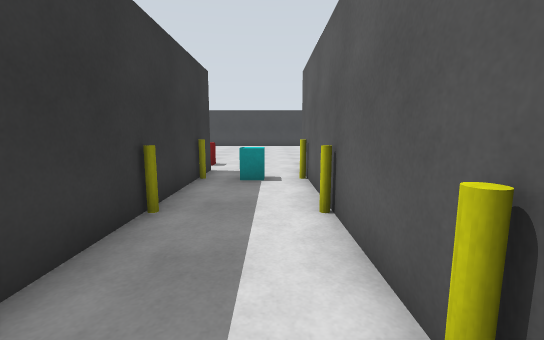
View 1 (above)

24 first-person views from a walk through a Gazebo world. The camera is 1.2 m above the floor, tilts 8° down and sees 90° across. The floor is counted in squares, 1 m on a side. Each view is taken from the middle of a square. On the plan, view 1 faces up. The plan holds only what a view shows up to about 12 squares ahead; the rest is blank. The robots in the file are not drawn.

View 2
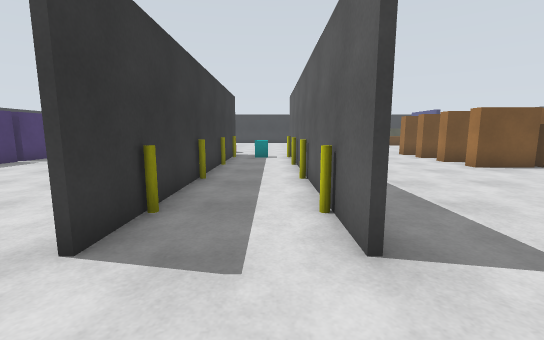

View 3
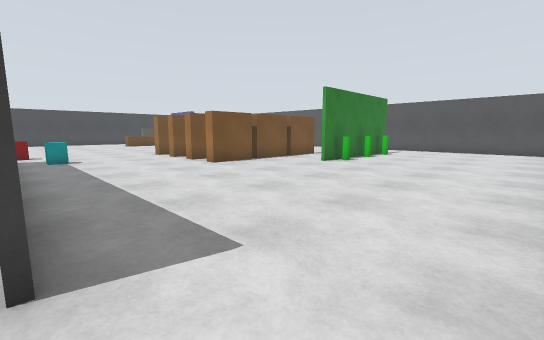

View 4
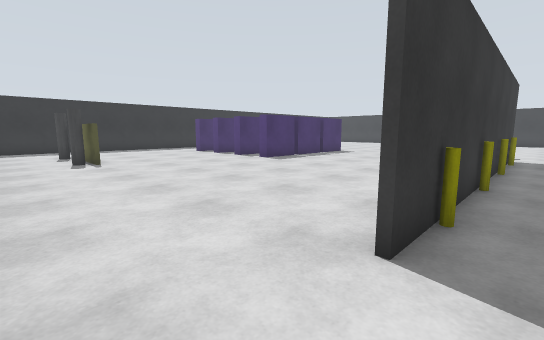

View 5
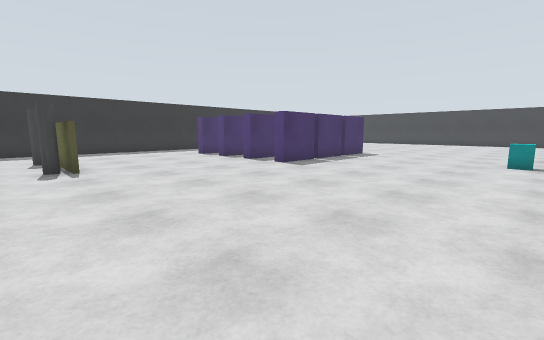

View 6
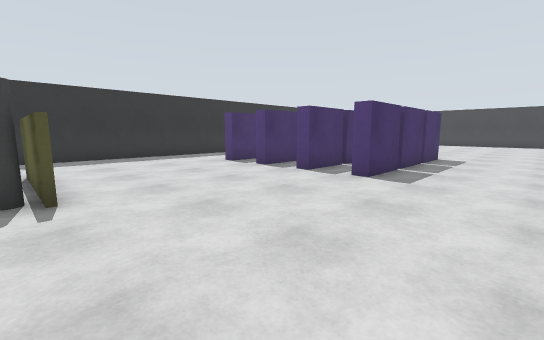

View 7
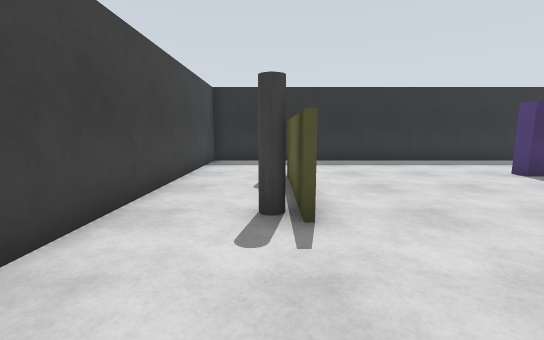

View 8
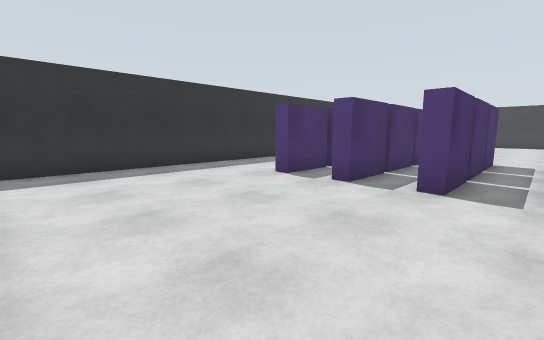

View 9
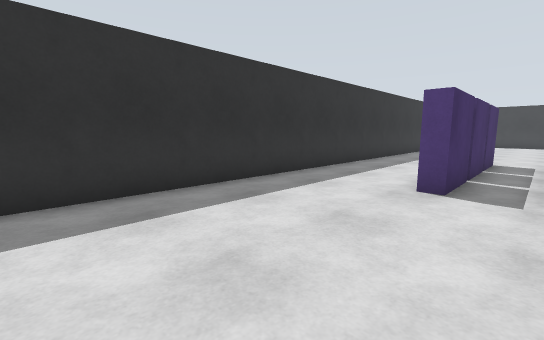

View 10
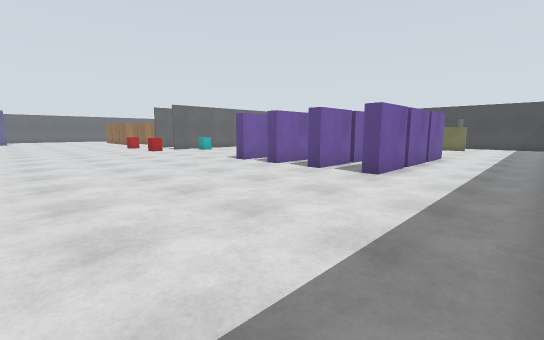

View 11
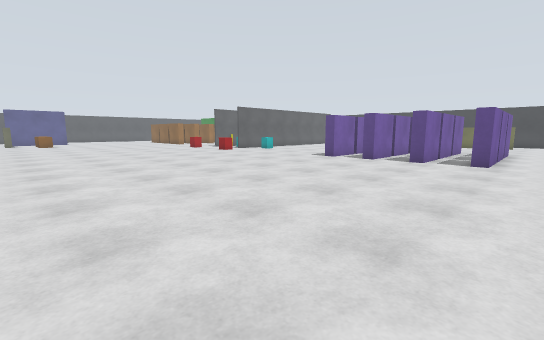

View 12
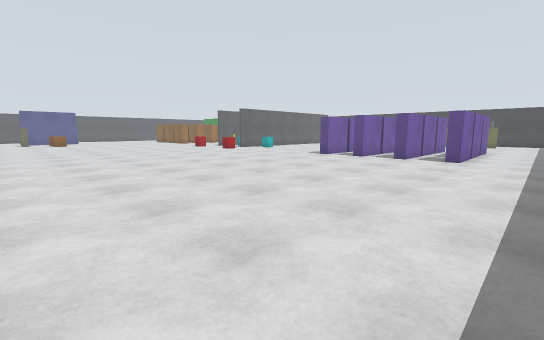

View 13
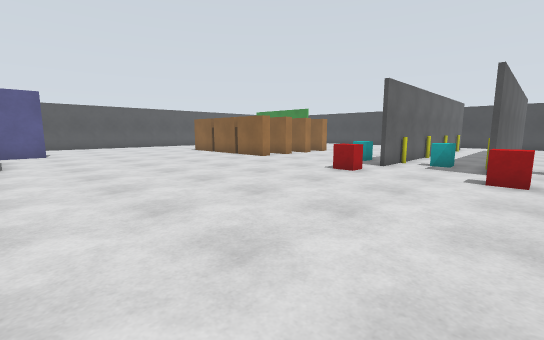

View 14
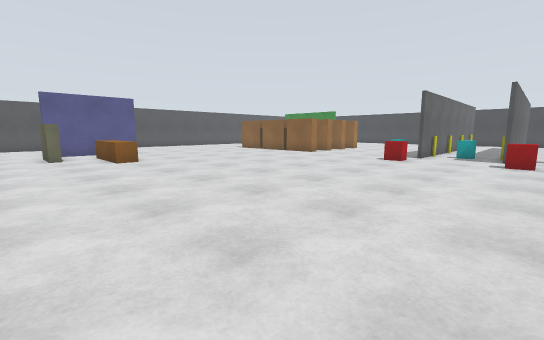

View 15
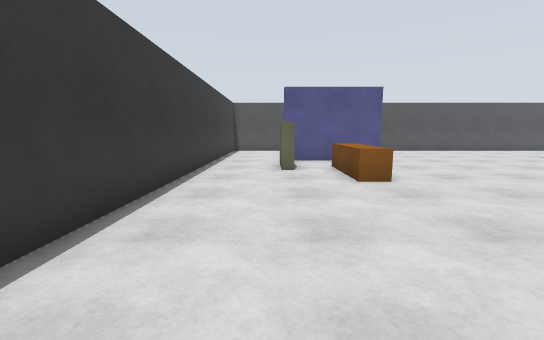

View 16
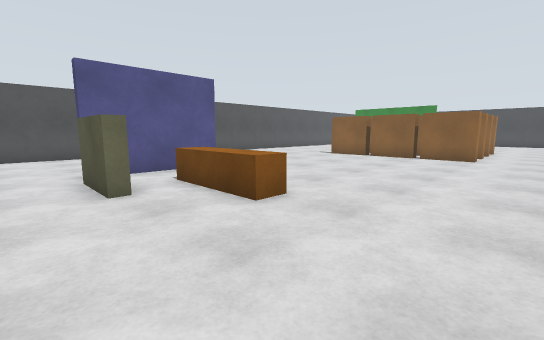

View 17
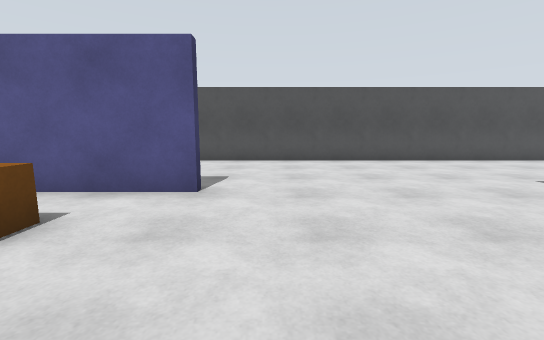

View 18
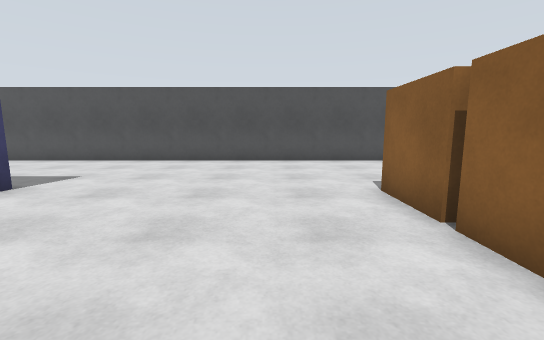

View 19
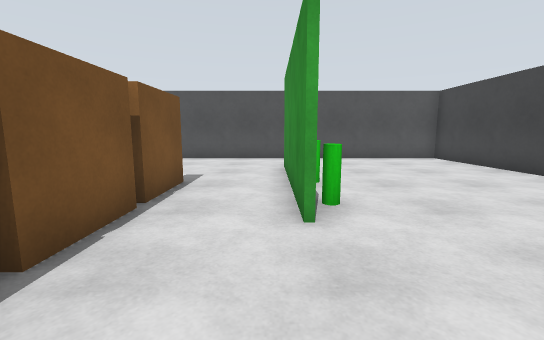

View 20
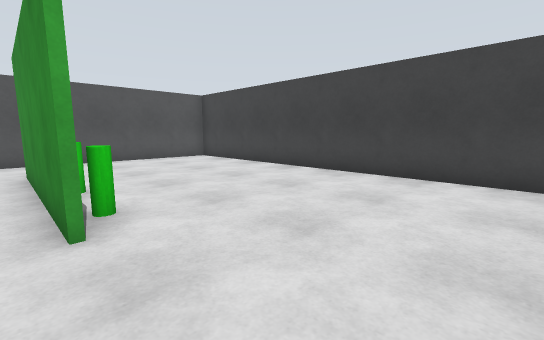

View 21
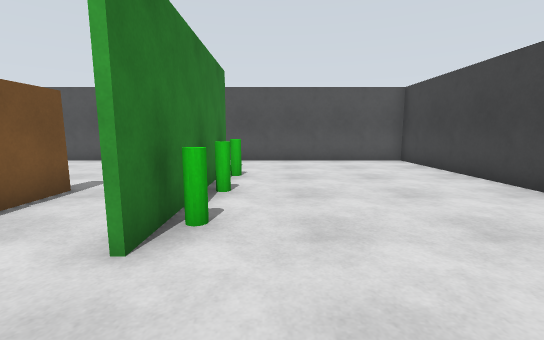

View 22
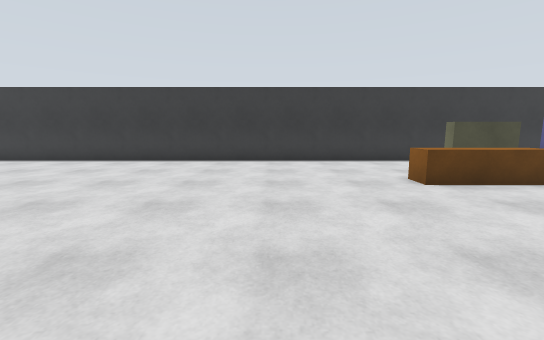

View 23
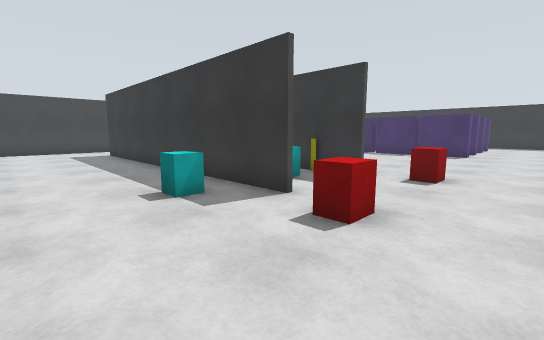

View 24
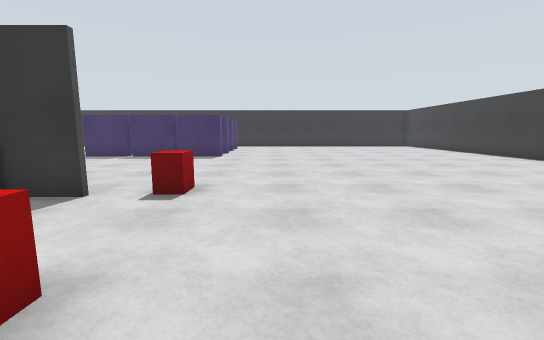

### Floor plan
Points are (right, up) in squares from view 1. A wall is a line through its corners. A room is listed if a view was taken in it or the views show most of it. See-through windows are left out.
Room 1 (view 1)
walls: (1.1, 1.5) (1.1, 0.5); (-1.9, 3.6) (-1.9, -1.6); (0.9, -1.5) (0.9, 3.5)
ways out: opening at (-0.5, -0.5) to room 2; opening at (-0.5, 2.5) to room 3
objects: yellow pole (-2, 1); yellow pole (1, 1)
Room 2 (views 2, 3, 4, 5, 6, 7, 8, 9, 10, 11, 12, 13, 14, 15, 16, 17, 18, 19, 20, 21, 22, 23, 24)
walls: (1.1, 8.6) (1.1, 4.4); (-1.9, 8.6) (-1.9, 6.6); (0.9, 6.5) (0.9, 8.5); (1.1, 3.5) (1.1, 1.5); (6.9, 8.2) (6.9, 8.7) (9, 8.7); (-2.1, 1.8) (-2.1, 8.5); (1.1, 0.5) (1.1, -1.2); (7.9, 4.8) (6.9, 4.8) (6.9, 5.4); (10, 8.7) (11.2, 8.7); (-10.2, 7.2) (-10.2, 5.2) (-10.6, 5.2); (9, 3.1) (6.9, 3.1) (6.9, 3.8); (-1.9, -1.6) (-1.9, -3.6); (-10.8, 9) (-10.8, 9.5) (-10.2, 9.5) (-10.2, 7.5); (-10.2, 5) (-10.2, 2.9) (-10.8, 2.9); (11.5, 8.7) (13.5, 8.7); (-12.2, 7.2) (-12.2, 5.1); (0.9, -3.5) (0.9, -1.5); (11.2, 3.1) (9.1, 3.1); (-12.2, 5) (-12.2, 2.9) (-12.8, 2.9); (-12.8, 7.5) (-12.8, 9.5) (-12.2, 9.5) (-12.2, 7.5); (-14.2, 8) (-14.2, 7.5); (-14.2, 7.2) (-14.2, 5.1); (13.5, 3.1) (11.5, 3.1); (-14.2, 5) (-14.2, 2.9) (-14.8, 2.9); (-14.8, 7.4) (-14.8, 9.5) (-14.2, 9.5); (-14.8, 6.4) (-14.8, 7.2); (13.8, 16.5) (13.3, 16.5) (13.3, 20.5); (-16.2, 7.2) (-16.2, 5.1); (-8.4, 23.4) (-9.2, 23.4); (-16.2, 5) (-16.2, 2.9) (-16.8, 2.9) (-16.8, 5); (6.9, -6.4) (19.4, -6.4) (19.4, 1.1); (-16.8, 7.4) (-16.8, 9.5) (-16.2, 9.5) (-16.2, 7.5); (-16.8, 5.1) (-16.8, 7.2); (-13.4, -3.5) (-15.5, -3.5); (19.4, 3.5) (19.4, 22.1); (-20.4, 8.9) (-20.4, -6.4) (-11.2, -6.4); (16.2, 23.4) (-6.5, 23.4)
ways out: opening at (-0.5, -0.5) to room 1; opening at (-0.5, 5.5) to room 3; gap at (-10, 5); gap at (-10, 7); gap at (9, 3); gap at (9, 9); gap at (11, 3); gap at (11, 9)
objects: pillar (-16, -4); pillar (-13, -4); cyan box (-4, 7) to (-3, 7); red box (-3, 10) to (-2, 10); yellow pole (-2, -2); yellow pole (-2, 7); cyan box (-1, 7) to (0, 7); yellow pole (1, -2); yellow pole (1, 7); red box (1, 10) to (2, 10); cyan box (2, 7) to (3, 7); bench (9, 18) to (11, 19); pillar (11, 0) to (12, 0); yellow box (11, 20) to (12, 20); pillar (13, 0) to (14, 0); pillar (15, 0) to (16, 0)
Room 3 (no view inside)
walls: (-1.9, 6.6) (-1.9, 3.6); (1.1, 4.4) (1.1, 3.5); (0.9, 3.5) (0.9, 6.5)
ways out: opening at (-0.5, 2.5) to room 1; opening at (-0.5, 5.5) to room 2
objects: yellow pole (-2, 4); yellow pole (1, 4)

Where each view was taken, in squares from view 1:
view 1: 0 up, 0 right, facing up
view 2: 6 down, 0 right, facing up
view 3: 6 down, 1 right, facing up-right
view 4: 6 down, 1 left, facing up-left
view 5: 5 down, 3 left, facing up-left
view 6: 4 down, 7 left, facing up-left
view 7: 4 down, 9 left, facing left
view 8: 3 down, 11 left, facing up-left
view 9: 3 down, 15 left, facing up-left
view 10: 17 up, 20 left, facing down-right
view 11: 21 up, 18 left, facing down-right
view 12: 22 up, 19 left, facing down-right
view 13: 18 up, 3 left, facing down-right
view 14: 22 up, 3 left, facing down-right
view 15: 21 up, 2 right, facing right
view 16: 22 up, 5 right, facing down-right
view 17: 15 up, 8 right, facing right
view 18: 11 up, 8 right, facing right
view 19: 1 up, 7 right, facing right
view 20: 1 up, 7 right, facing down-right
view 21: 1 down, 8 right, facing right
view 22: 12 up, 5 right, facing up
view 23: 12 up, 5 right, facing down-left
view 24: 12 up, 3 right, facing left
